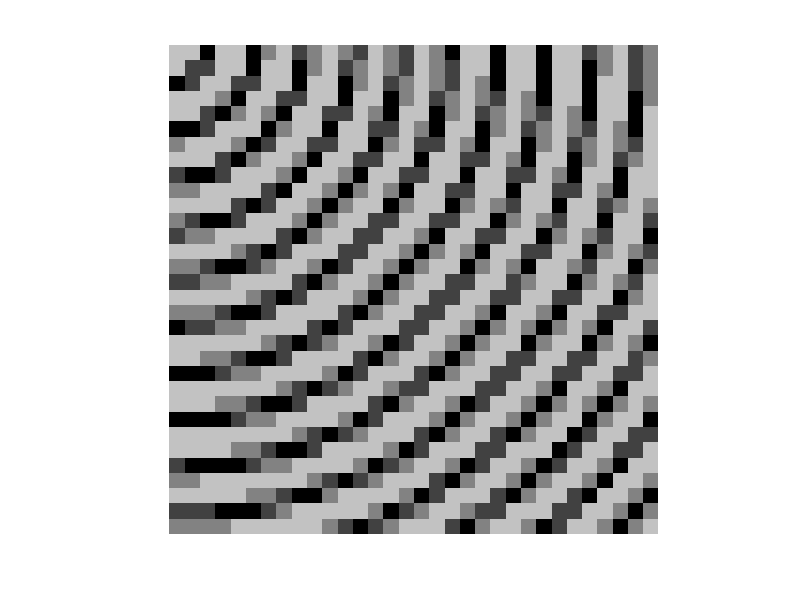

MATLAB code to generate this figure:
    
    clear all;
    a=ones(32,32); %white image
    v=0;
    for i=1:32
        for j=1:32
            v=abs(sin(sqrt(i*i+j*j)));
            if v < 0.25 && v >=0 
           v=0;
            elseif v >= 0.25 && v<0.5
                v=0.25;
            elseif v >= 0.5 && v<0.75
                v=0.5;
            elseif v >= 0.75 && v<1
                v=0.75;
           elseif v ==1
               v=1;
            end
               a(i,j)=v; 
        end
    end
    
    imshow(a);


        